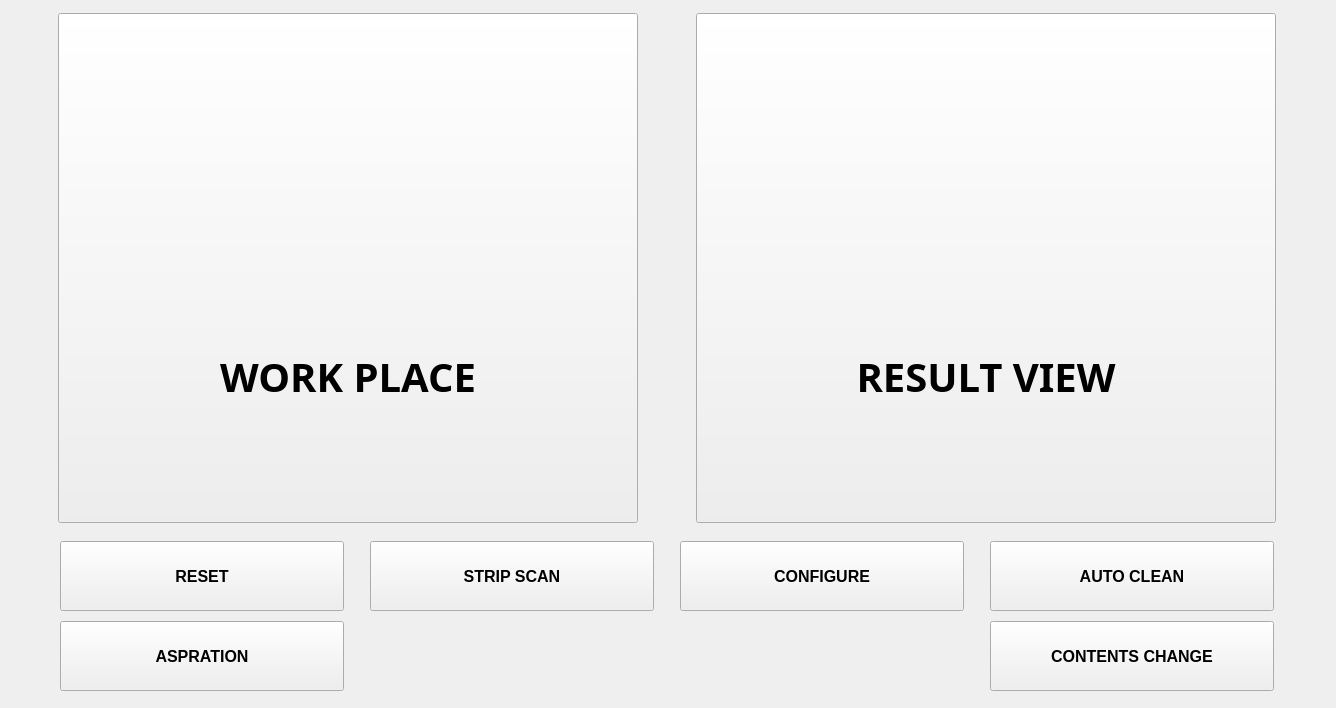
<?xml version="1.0" encoding="UTF-8"?>
<ui version="4.0">
 <class>UserButtonMenu</class>
 <widget class="QWidget" name="UserButtonMenu">
  <property name="geometry">
   <rect>
    <x>0</x>
    <y>0</y>
    <width>1336</width>
    <height>708</height>
   </rect>
  </property>
  <property name="windowTitle">
   <string>Form</string>
  </property>
  <layout class="QGridLayout" name="gridLayout">
   <property name="leftMargin">
    <number>0</number>
   </property>
   <property name="topMargin">
    <number>0</number>
   </property>
   <property name="rightMargin">
    <number>0</number>
   </property>
   <property name="bottomMargin">
    <number>0</number>
   </property>
   <property name="spacing">
    <number>0</number>
   </property>
   <item row="1" column="0">
    <widget class="QWidget" name="widgetButtonMainGroup" native="true">
     <property name="sizePolicy">
      <sizepolicy hsizetype="Minimum" vsizetype="Minimum">
       <horstretch>0</horstretch>
       <verstretch>0</verstretch>
      </sizepolicy>
     </property>
     <property name="minimumSize">
      <size>
       <width>1336</width>
       <height>515</height>
      </size>
     </property>
     <property name="maximumSize">
      <size>
       <width>1336</width>
       <height>515</height>
      </size>
     </property>
     <layout class="QHBoxLayout" name="horizontalLayout_2">
      <property name="spacing">
       <number>0</number>
      </property>
      <property name="leftMargin">
       <number>0</number>
      </property>
      <property name="topMargin">
       <number>0</number>
      </property>
      <property name="rightMargin">
       <number>0</number>
      </property>
      <property name="bottomMargin">
       <number>0</number>
      </property>
      <item>
       <widget class="CustomImageButtonWidget" name="btnWorkPlace">
        <property name="sizePolicy">
         <sizepolicy hsizetype="Minimum" vsizetype="Minimum">
          <horstretch>0</horstretch>
          <verstretch>0</verstretch>
         </sizepolicy>
        </property>
        <property name="minimumSize">
         <size>
          <width>580</width>
          <height>510</height>
         </size>
        </property>
        <property name="maximumSize">
         <size>
          <width>580</width>
          <height>510</height>
         </size>
        </property>
        <property name="font">
         <font>
          <family>SpoqaHanSans</family>
          <pointsize>30</pointsize>
          <weight>75</weight>
          <bold>true</bold>
         </font>
        </property>
        <property name="text">
         <string>



WORK PLACE</string>
        </property>
        <property name="iconSize">
         <size>
          <width>0</width>
          <height>0</height>
         </size>
        </property>
       </widget>
      </item>
      <item>
       <widget class="CustomImageButtonWidget" name="btnResultView">
        <property name="sizePolicy">
         <sizepolicy hsizetype="Minimum" vsizetype="Minimum">
          <horstretch>0</horstretch>
          <verstretch>0</verstretch>
         </sizepolicy>
        </property>
        <property name="minimumSize">
         <size>
          <width>580</width>
          <height>510</height>
         </size>
        </property>
        <property name="maximumSize">
         <size>
          <width>580</width>
          <height>510</height>
         </size>
        </property>
        <property name="font">
         <font>
          <family>SpoqaHanSans</family>
          <pointsize>30</pointsize>
          <weight>75</weight>
          <bold>true</bold>
         </font>
        </property>
        <property name="text">
         <string>



RESULT VIEW</string>
        </property>
       </widget>
      </item>
     </layout>
    </widget>
   </item>
   <item row="2" column="0">
    <widget class="QWidget" name="widgetButtonSubGroup" native="true">
     <property name="minimumSize">
      <size>
       <width>1336</width>
       <height>0</height>
      </size>
     </property>
     <property name="maximumSize">
      <size>
       <width>1336</width>
       <height>160</height>
      </size>
     </property>
     <layout class="QGridLayout" name="gridLayout_2">
      <property name="leftMargin">
       <number>40</number>
      </property>
      <property name="topMargin">
       <number>0</number>
      </property>
      <property name="rightMargin">
       <number>40</number>
      </property>
      <property name="bottomMargin">
       <number>0</number>
      </property>
      <item row="0" column="0">
       <widget class="CustomImageButtonWidget" name="btnReset">
        <property name="sizePolicy">
         <sizepolicy hsizetype="Minimum" vsizetype="Minimum">
          <horstretch>0</horstretch>
          <verstretch>0</verstretch>
         </sizepolicy>
        </property>
        <property name="minimumSize">
         <size>
          <width>284</width>
          <height>70</height>
         </size>
        </property>
        <property name="maximumSize">
         <size>
          <width>284</width>
          <height>70</height>
         </size>
        </property>
        <property name="font">
         <font>
          <pointsize>12</pointsize>
          <weight>75</weight>
          <bold>true</bold>
         </font>
        </property>
        <property name="text">
         <string>RESET</string>
        </property>
       </widget>
      </item>
      <item row="0" column="3">
       <widget class="CustomImageButtonWidget" name="btnAutoClean">
        <property name="sizePolicy">
         <sizepolicy hsizetype="Minimum" vsizetype="Minimum">
          <horstretch>0</horstretch>
          <verstretch>0</verstretch>
         </sizepolicy>
        </property>
        <property name="minimumSize">
         <size>
          <width>284</width>
          <height>70</height>
         </size>
        </property>
        <property name="maximumSize">
         <size>
          <width>284</width>
          <height>70</height>
         </size>
        </property>
        <property name="font">
         <font>
          <pointsize>12</pointsize>
          <weight>75</weight>
          <bold>true</bold>
         </font>
        </property>
        <property name="text">
         <string>AUTO CLEAN</string>
        </property>
       </widget>
      </item>
      <item row="0" column="1">
       <widget class="CustomImageButtonWidget" name="btnStripScan">
        <property name="minimumSize">
         <size>
          <width>284</width>
          <height>70</height>
         </size>
        </property>
        <property name="maximumSize">
         <size>
          <width>284</width>
          <height>70</height>
         </size>
        </property>
        <property name="font">
         <font>
          <pointsize>12</pointsize>
          <weight>75</weight>
          <bold>true</bold>
         </font>
        </property>
        <property name="text">
         <string>STRIP SCAN</string>
        </property>
       </widget>
      </item>
      <item row="0" column="2">
       <widget class="CustomImageButtonWidget" name="btnConfigure">
        <property name="sizePolicy">
         <sizepolicy hsizetype="Minimum" vsizetype="Minimum">
          <horstretch>0</horstretch>
          <verstretch>0</verstretch>
         </sizepolicy>
        </property>
        <property name="minimumSize">
         <size>
          <width>284</width>
          <height>70</height>
         </size>
        </property>
        <property name="maximumSize">
         <size>
          <width>284</width>
          <height>70</height>
         </size>
        </property>
        <property name="font">
         <font>
          <pointsize>12</pointsize>
          <weight>75</weight>
          <bold>true</bold>
         </font>
        </property>
        <property name="text">
         <string>CONFIGURE</string>
        </property>
       </widget>
      </item>
      <item row="1" column="0">
       <widget class="CustomImageButtonWidget" name="btnAspration">
        <property name="sizePolicy">
         <sizepolicy hsizetype="Minimum" vsizetype="Minimum">
          <horstretch>0</horstretch>
          <verstretch>0</verstretch>
         </sizepolicy>
        </property>
        <property name="minimumSize">
         <size>
          <width>284</width>
          <height>70</height>
         </size>
        </property>
        <property name="maximumSize">
         <size>
          <width>284</width>
          <height>70</height>
         </size>
        </property>
        <property name="font">
         <font>
          <pointsize>12</pointsize>
          <weight>75</weight>
          <bold>true</bold>
         </font>
        </property>
        <property name="text">
         <string>ASPRATION</string>
        </property>
       </widget>
      </item>
      <item row="1" column="3">
       <widget class="CustomImageButtonWidget" name="btnContentsChange">
        <property name="sizePolicy">
         <sizepolicy hsizetype="Minimum" vsizetype="Minimum">
          <horstretch>0</horstretch>
          <verstretch>0</verstretch>
         </sizepolicy>
        </property>
        <property name="minimumSize">
         <size>
          <width>284</width>
          <height>70</height>
         </size>
        </property>
        <property name="maximumSize">
         <size>
          <width>284</width>
          <height>70</height>
         </size>
        </property>
        <property name="font">
         <font>
          <pointsize>12</pointsize>
          <weight>75</weight>
          <bold>true</bold>
         </font>
        </property>
        <property name="text">
         <string>CONTENTS CHANGE</string>
        </property>
       </widget>
      </item>
     </layout>
    </widget>
   </item>
  </layout>
 </widget>
 <customwidgets>
  <customwidget>
   <class>CustomImageButtonWidget</class>
   <extends>QPushButton</extends>
   <header>UIClass/CustomWidget/CustomImageButtonWidget.h</header>
  </customwidget>
 </customwidgets>
 <resources/>
 <connections/>
</ui>
